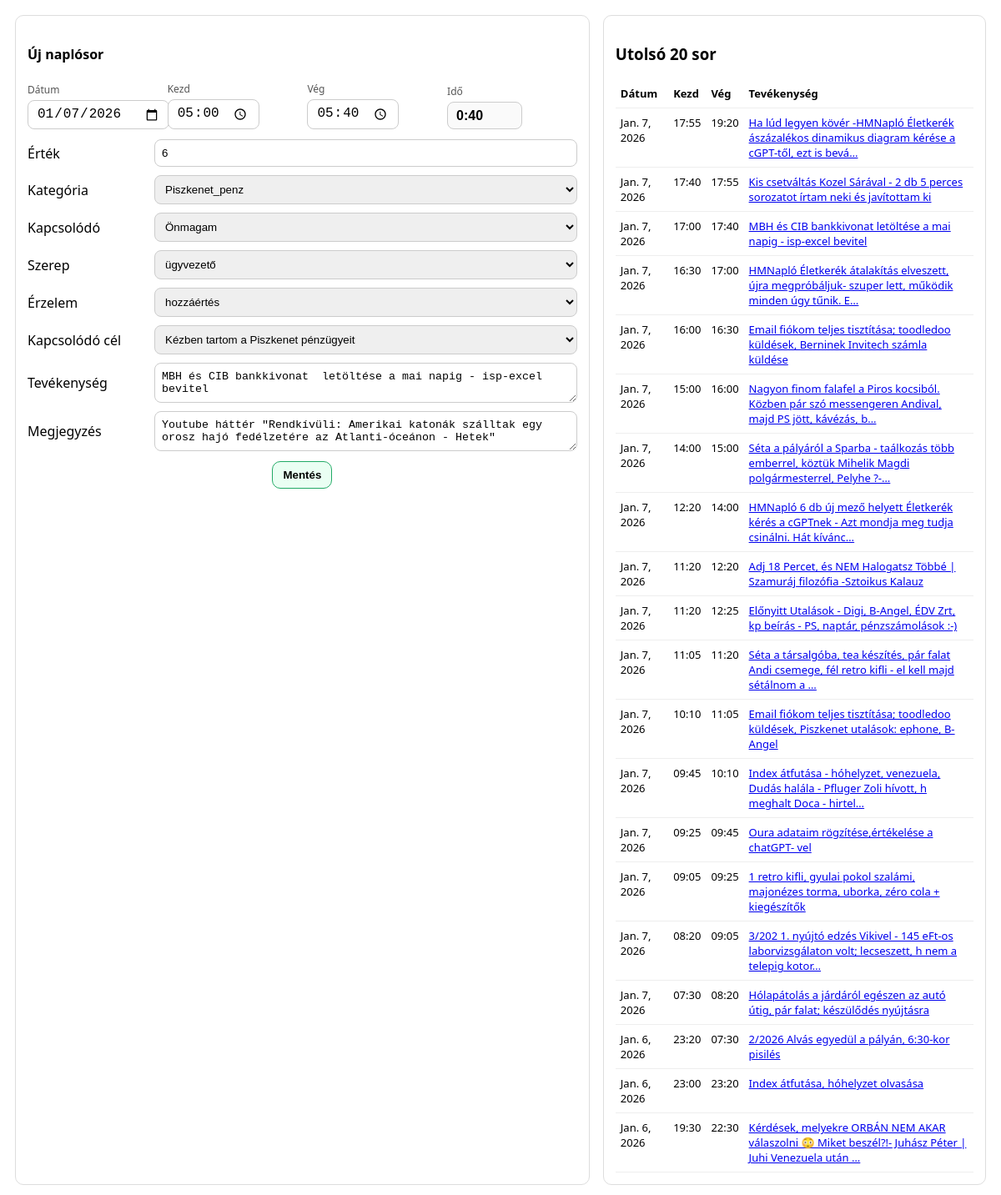
/naplo/bevitel/2762/, run on the app's committed database.
### naplo/models.py (models this page shows, shortened)
class NaploSor(models.Model):
    datum = models.DateField()
    kezdet = models.TimeField(null=True, blank=True)
    veg = models.TimeField(null=True, blank=True)
    ido = models.DurationField()
    tevekenyseg = models.TextField()
    ertek = models.IntegerField(null=True, blank=True)
    kategoria = models.CharField(max_length=100, blank=True)
    kapcsolodo = models.CharField(max_length=100, blank=True)
    szerep = models.CharField(max_length=100, blank=True)
    erzelem = models.CharField(max_length=100, blank=True)
    kapcsolodo_cel = models.CharField(max_length=200, blank=True)
    letrehozva = models.DateTimeField(auto_now_add=True)
    megjegyzes = models.TextField(blank=True)
    class Meta:
        ordering = ["-datum", "-kezdet"]

### naplo/views.py (the view)
# urls.py: path("bevitel/", naplo_bevitel, name="naplo_bevitel"),
def naplo_bevitel(request, pk=None):
    obj = NaploSor.objects.filter(pk=pk).first() if pk else None
    def end_datetime(s):
        dt_start = datetime.combine(s.datum, s.kezdet)
        dt_end = datetime.combine(s.datum, s.veg)
        if dt_end < dt_start:
            dt_end += timedelta(days=1)
        return dt_end
    last = NaploSor.objects.order_by("-id").first()
    if last:
        last_end = end_datetime(last)
        initial_date = last_end.date()
        initial_start = last_end.time().replace(second=0, microsecond=0)
    else:
        now = timezone.localtime()
        initial_date = now.date()
        initial_start = now.time().replace(second=0, microsecond=0)
    dt0 = datetime.combine(initial_date, initial_start)
    initial_end = (dt0 + timedelta(minutes=30)).time()
    initial = {
        "datum": initial_date,
        "kezdet": initial_start,
        "veg": initial_end,
    }
    if request.method == "POST":
        form = NaploSorForm(request.POST, instance=obj)
        if form.is_valid():
            form.save()
            return redirect("naplo_bevitel")
    else:
        if obj:
            form = NaploSorForm(instance=obj)
        else:
            form = NaploSorForm(initial=initial)
    utolso_20 = NaploSor.objects.order_by("-id")[:20]
    return render(
        request,
        "naplo/naplo_bevitel.html",
        {
            "form": form,
            "utolso_20": utolso_20,
        }
    )

### naplo/forms.py (called while the page is built)
        def set_select(field_name: str, tipus: str):
            qs = Param.objects.filter(tipus=tipus).order_by("nev").values_list("nev", "nev")
            self.fields[field_name].widget = forms.Select(
                choices=[("", "— válassz —")] + list(qs)
            )

### naplo/templates/naplo/naplo_bevitel.html (shortened to what this page needs)
<!doctype html>
<html lang="hu">
<head>
</head>
<body>
  <div class="wrap">
    <div class="card">
      <h4>Új naplósor</h4>
      <form method="post">
        <div class="time-row">
          <div>
            <label>Dátum</label>
            {{ form.datum }}
          </div>
          <div>
            <label>Kezd</label>
            {{ form.kezdet }}
          </div>
          <div>
            <label>Vég</label>
            {{ form.veg }}
          </div>
          <div>
            <label>Idő</label>
            <input id="ido_display" type="text" value="" readonly>
          </div>
        </div>
        <div class="grid">
          <label for="id_ertek">Érték</label>
          {{ form.ertek }}
          <label for="id_kategoria">Kategória</label>
          {{ form.kategoria }}
          <label for="id_kapcsolodo">Kapcsolódó</label>
          {{ form.kapcsolodo }}
          <label for="id_szerep">Szerep</label>
          {{ form.szerep }}
          <label for="id_erzelem">Érzelem</label>
          {{ form.erzelem }}
          <label for="id_kapcsolodo_cel">Kapcsolódó cél</label>
          {{ form.kapcsolodo_cel }}
          <label for="id_tevekenyseg">Tevékenység</label>
          {{ form.tevekenyseg }}
          <label for="id_megjegyzes">Megjegyzés</label>
          {{ form.megjegyzes }}
        </div>
        <div style="display:flex; justify-content:center; margin-top:12px;">
          <button type="submit" style="padding:8px 12px; border-radius:10px; border:1px solid #2a6; background:#eafff3; font-weight:700; cursor:pointer;">
            Mentés
          </button>
        </div>
      </form>
    </div>
    <div class="card">
      <h3>Utolsó 20 sor</h3>
      <table>
        <thead>
          <tr>
            <th>Dátum</th><th>Kezd</th><th>Vég</th><th>Tevékenység</th>
          </tr>
        </thead>
        <tbody>
          {% for s in utolso_20 %}
          <tr>
            <td>{{ s.datum }}</td>
            <td>{{ s.kezdet|time:"H:i" }}</td>
            <td>{{ s.veg|time:"H:i" }}</td>
            <td><a href="{% url 'naplo_bevitel_edit' s.id %}">{{ s.tevekenyseg|truncatechars:100 }}</a></td>
          </tr>
          {% empty %}
          <tr><td colspan="4">Nincs adat.</td></tr>
          {% endfor %}
        </tbody>
      </table>
    </div>
  </div>
</body>
</html>

### naplo/templates/naplo/naplo_bevitel.html (style rules this page uses)
body { font-family: system-ui, Arial; margin: 18px; }
.wrap { display: grid; grid-template-columns: 1.2fr 0.8fr; gap: 16px; }
.card { border: 1px solid #ddd; border-radius: 10px; padding: 14px; }
.grid { display: grid; grid-template-columns: 140px 1fr; gap: 10px 12px; align-items: center; }
input, select, textarea { width: 100%; padding: 8px; border: 1px solid #ccc; border-radius: 8px; box-sizing: border-box; }
textarea { resize: vertical; }
.time-row { display: grid; grid-template-columns: 1fr 1fr 1fr 1fr; gap: 12px; margin: 10px 0 12px; align-items: end; }
.time-row > div { min-width: 0; }
.time-row label { display: block; font-size: 12px; color: #555; margin-bottom: 4px; }
.time-row input[type="date"], .time-row input[type="time"], .time-row input[type="text"] { font-size: 1rem; padding: 6px 10px; width: auto; line-height: 1.2; }
.time-row input[type="date"] { width: 170px; }
.time-row input[type="time"] { width: 110px; }
#ido_display { width: 90px; font-weight: 700; background: #fafafa; }
table { width: 100%; border-collapse: collapse; font-size: 13px; }
th, td { border-bottom: 1px solid #eee; padding: 8px 6px; text-align: left; vertical-align: top; }
th { font-weight: 700; }

### data on the page
NaploSor: datum "01/07/2026", kezdet "17:00", veg "17:40", ertek "6", kategoria "Piszkenet_penz", kapcsolodo "Önmagam", szerep "ügyvezető", erzelem "hozzáértés", kapcsolodo_cel "Kézben tartom a Piszkenet pénzügyeit", tevekenyseg "MBH és CIB bankkivonat letöltése a mai napig - isp-excel bevitel", megjegyzes "Youtube háttér \"Rendkívüli: Amerikai katonák szálltak egy orosz hajó fedélzetére az Atlanti-óceánon - Hetek\"", datum "Jan. 7, 2026"
NaploSor: datum "Jan. 7, 2026", kezdet "17:55", veg "19:20", tevekenyseg "Ha lúd legyen kövér -HMNapló Életkerék ászázalékos dinamikus diagram kérése a cGPT-től, ezt is bevá…"
NaploSor: datum "Jan. 7, 2026", kezdet "17:40", veg "17:55", tevekenyseg "Kis csetváltás Kozel Sárával - 2 db 5 perces sorozatot írtam neki és javítottam ki"
NaploSor: datum "Jan. 7, 2026", kezdet "16:30", veg "17:00", tevekenyseg "HMNapló Életkerék átalakítás elveszett, újra megpróbáljuk- szuper lett, működik minden úgy tűnik. E…"
NaploSor: datum "Jan. 7, 2026", kezdet "16:00", veg "16:30", tevekenyseg "Email fiókom teljes tisztítása; toodledoo küldések, Berninek Invitech számla küldése"
NaploSor: datum "Jan. 7, 2026", kezdet "15:00", veg "16:00", tevekenyseg "Nagyon finom falafel a Piros kocsiból. Közben pár szó messengeren Andival, majd PS jött, kávézás, b…"
NaploSor: datum "Jan. 7, 2026", kezdet "14:00", veg "15:00", tevekenyseg "Séta a pályáról a Sparba - taálkozás több emberrel, köztük Mihelik Magdi polgármesterrel, Pelyhe ?-…"
NaploSor: datum "Jan. 7, 2026", kezdet "12:20", veg "14:00", tevekenyseg "HMNapló 6 db új mező helyett Életkerék kérés a cGPTnek - Azt mondja meg tudja csinálni. Hát kívánc…"
NaploSor: datum "Jan. 7, 2026", kezdet "11:20", veg "12:20", tevekenyseg "Adj 18 Percet, és NEM Halogatsz Többé | Szamuráj filozófia -Sztoikus Kalauz"
NaploSor: datum "Jan. 7, 2026", kezdet "11:20", veg "12:25", tevekenyseg "Előnyitt Utalások - Digi, B-Angel, ÉDV Zrt, kp beírás - PS, naptár, pénzszámolások :-)"
NaploSor: datum "Jan. 7, 2026", kezdet "11:05", veg "11:20", tevekenyseg "Séta a társalgóba, tea készítés, pár falat Andi csemege, fél retro kifli - el kell majd sétálnom a …"
NaploSor: datum "Jan. 7, 2026", kezdet "10:10", veg "11:05", tevekenyseg "Email fiókom teljes tisztítása; toodledoo küldések, Piszkenet utalások: ephone, B-Angel"
NaploSor: datum "Jan. 7, 2026", kezdet "09:45", veg "10:10", tevekenyseg "Index átfutása - hóhelyzet, venezuela, Dudás halála - Pfluger Zoli hívott, h meghalt Doca - hirtel…"
NaploSor: datum "Jan. 7, 2026", kezdet "09:25", veg "09:45", tevekenyseg "Oura adataim rögzítése,értékelése a chatGPT- vel"
NaploSor: datum "Jan. 7, 2026", kezdet "09:05", veg "09:25", tevekenyseg "1 retro kifli, gyulai pokol szalámi, majonézes torma, uborka, zéro cola + kiegészítők"
NaploSor: datum "Jan. 7, 2026", kezdet "08:20", veg "09:05", tevekenyseg "3/202 1. nyújtó edzés Vikivel - 145 eFt-os laborvizsgálaton volt; lecseszett, h nem a telepig kotor…"
NaploSor: datum "Jan. 7, 2026", kezdet "07:30", veg "08:20", tevekenyseg "Hólapátolás a járdáról egészen az autó útig, pár falat; készülődés nyújtásra"
NaploSor: datum "Jan. 6, 2026", kezdet "23:20", veg "07:30", tevekenyseg "2/2026 Alvás egyedül a pályán, 6:30-kor pisilés"
NaploSor: datum "Jan. 6, 2026", kezdet "23:00", veg "23:20", tevekenyseg "Index átfutása, hóhelyzet olvasása"
NaploSor: datum "Jan. 6, 2026", kezdet "19:30", veg "22:30", tevekenyseg "Kérdések, melyekre ORBÁN NEM AKAR válaszolni 😳 Miket beszél?!- Juhász Péter | Juhi Venezuela után …"
